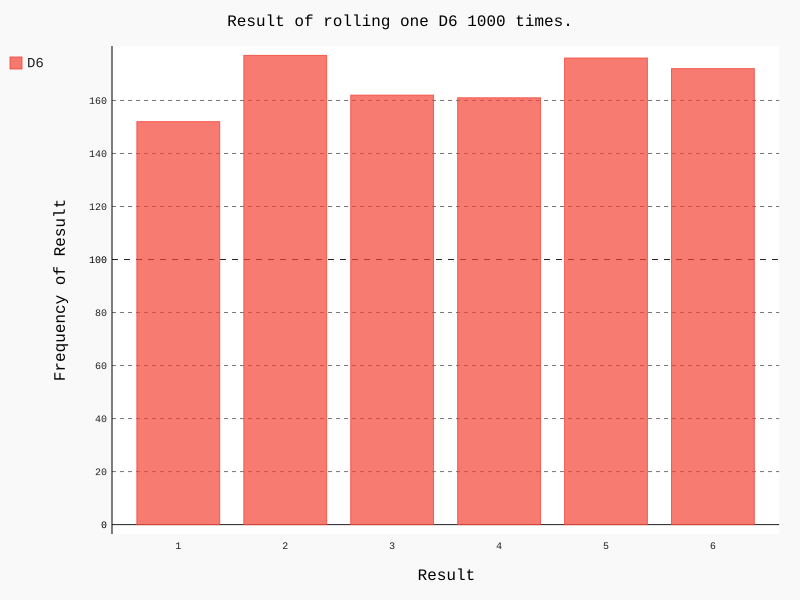

This figure's Python source:
import pygal
from die import Die

#创建一个D6
die = Die()

#掷几次骰子，并将结果存储在一个列表中
results = []
for roll_num in range(1000):
    result = die.roll()
    results.append(result)

#分析结果
frequencies = []
for value in range(1,die.num_sides+1):
    frequency = results.count(value)
    frequencies.append(frequency)

#对结果进行可视化
hist = pygal.Bar()

hist.title = "Result of rolling one D6 1000 times."
hist.x_labels = ['1','2','3','4','5','6']
hist.x_title = "Result"
hist.y_title = "Frequency of Result"

hist.add('D6',frequencies)
hist.render_to_file('die_visual.svg')
print(frequencies)
#print(results)
